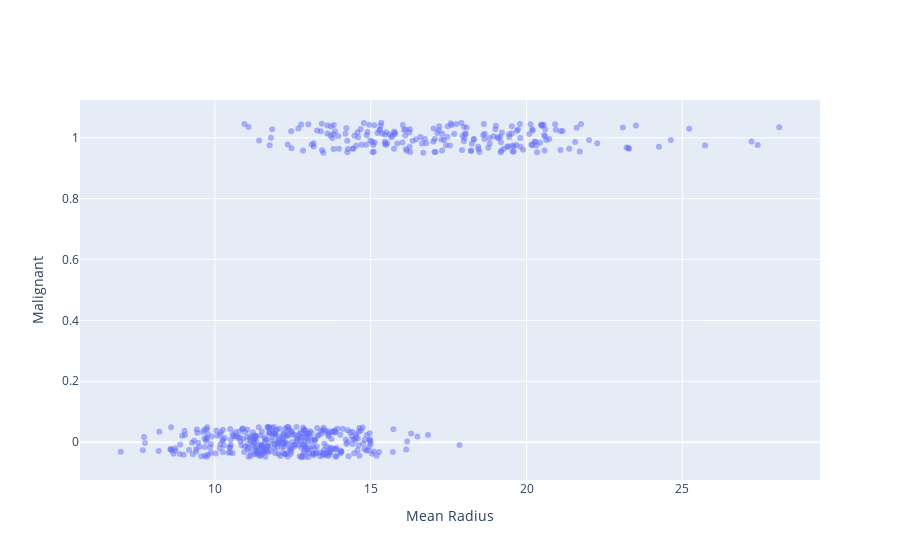

Here is the notebook cell this chart was saved with:
### Code cell
points = go.Scatter(x=data['mean radius'], y = jitter(data['malignant']), 
                    mode="markers", 
                    marker=dict(opacity=0.5))
go.Figure(data=[points], layout=layout)

### Figure 1 — Plotly figure (JSON) as saved in the notebook; plotly's stock layout.template omitted (floating-point values rounded to 4 significant figures; data arrays with more than 128 entries replaced by an {"elided": "..."} marker saying what was removed)
{"data": [{"marker": {"opacity": 0.5}, "mode": "markers", "type": "scatter", "x": {"elided": "569 float values"}, "y": {"elided": "569 float values"}}], "layout": {"xaxis": {"title": {"text": "Mean Radius"}}, "yaxis": {"title": {"text": "Malignant"}}}}
